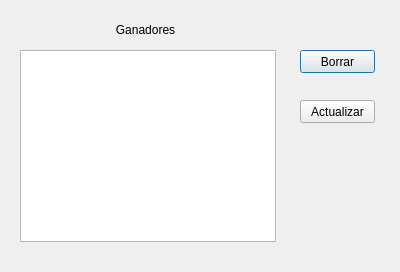
<?xml version="1.0" encoding="UTF-8"?>
<ui version="4.0">
 <class>VentanaAdministrador</class>
 <widget class="QDialog" name="VentanaAdministrador">
  <property name="geometry">
   <rect>
    <x>0</x>
    <y>0</y>
    <width>400</width>
    <height>272</height>
   </rect>
  </property>
  <property name="windowTitle">
   <string>Spell Guesser 0.3 - Administrador</string>
  </property>
  <widget class="QPushButton" name="botonBorrar">
   <property name="geometry">
    <rect>
     <x>300</x>
     <y>50</y>
     <width>75</width>
     <height>23</height>
    </rect>
   </property>
   <property name="text">
    <string>Borrar</string>
   </property>
  </widget>
  <widget class="QPushButton" name="botonActualizar">
   <property name="geometry">
    <rect>
     <x>300</x>
     <y>100</y>
     <width>75</width>
     <height>23</height>
    </rect>
   </property>
   <property name="text">
    <string>Actualizar</string>
   </property>
  </widget>
  <widget class="QLabel" name="label">
   <property name="geometry">
    <rect>
     <x>20</x>
     <y>20</y>
     <width>251</width>
     <height>21</height>
    </rect>
   </property>
   <property name="text">
    <string>&lt;html&gt;&lt;head/&gt;&lt;body&gt;&lt;p align=&quot;center&quot;&gt;Ganadores&lt;/p&gt;&lt;/body&gt;&lt;/html&gt;</string>
   </property>
  </widget>
  <widget class="QListWidget" name="cajaGanadores">
   <property name="geometry">
    <rect>
     <x>20</x>
     <y>50</y>
     <width>256</width>
     <height>192</height>
    </rect>
   </property>
  </widget>
 </widget>
 <resources/>
 <connections/>
</ui>
